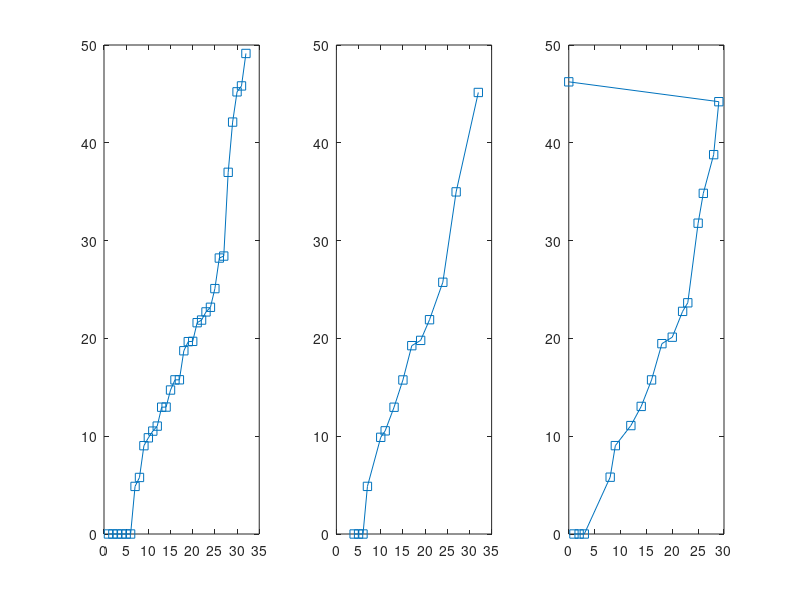

Source code (MATLAB):
%% SANDBOX
% Solutions from Complete model:

%                                              R E A L   E I G E N V A L U E S
%   MODE    EXTRACTION      EIGENVALUE            RADIANS             CYCLES            GENERALIZED         GENERALIZED
%    NO.       ORDER                                                                       MASS              STIFFNESS
sol_f = [
        1         1       -2.645234E-04        1.626418E-02        2.588524E-03        5.276874E-01       -1.395857E-04;
        2         2       -2.825425E-05        5.315473E-03        8.459837E-04        5.456105E+00       -1.541582E-04;
        3         3       -2.103864E-05        4.586790E-03        7.300103E-04        4.653615E+00       -9.790574E-05;
        4         4       -2.041382E-05        4.518165E-03        7.190883E-04        2.150020E+00       -4.389010E-05;
        5         5        4.846765E-08        2.201537E-04        3.503855E-05        1.943211E+00        9.418290E-08;
        6         6        4.496649E-06        2.120530E-03        3.374929E-04        6.149281E+00        2.765116E-05;
        7         7        9.349195E+02        3.057645E+01        4.866394E+00        1.670917E-01        1.562173E+02;
        8         8        1.319798E+03        3.632903E+01        5.781945E+00        3.267720E-01        4.312731E+02;
        9         9        3.219607E+03        5.674158E+01        9.030704E+00        3.257624E-01        1.048827E+03;
       10        10        3.819067E+03        6.179860E+01        9.835553E+00        1.648986E-01        6.297588E+02;
       11        11        4.370055E+03        6.610639E+01        1.052116E+01        2.998510E-01        1.310366E+03;
       12        12        4.805988E+03        6.932524E+01        1.103345E+01        3.829217E-01        1.840317E+03;
       13        13        6.637374E+03        8.147008E+01        1.296637E+01        2.010675E-01        1.334561E+03;
       14        14        6.650984E+03        8.155356E+01        1.297965E+01        2.085094E-01        1.386793E+03;
       15        15        8.556897E+03        9.250349E+01        1.472239E+01        1.684554E+00        1.441455E+04;
       16        16        9.804963E+03        9.902001E+01        1.575952E+01        7.642062E-02        7.493014E+02;
       17        17        9.815649E+03        9.907396E+01        1.576811E+01        7.468747E-02        7.331060E+02;
       18        18        1.386130E+04        1.177340E+02        1.873795E+01        3.293302E-01        4.564944E+03;
       19        19        1.527340E+04        1.235856E+02        1.966926E+01        4.365817E-02        6.668087E+02;
       20        20        1.531728E+04        1.237630E+02        1.969750E+01        4.238991E-02        6.492982E+02;
       21        21        1.843076E+04        1.357599E+02        2.160687E+01        2.570485E-01        4.737600E+03;
       22        22        1.889239E+04        1.374496E+02        2.187578E+01        1.071454E-01        2.024232E+03;
       23        23        2.035901E+04        1.426850E+02        2.270902E+01        1.196820E-01        2.436606E+03;
       24        24        2.121623E+04        1.456579E+02        2.318218E+01        1.179674E-01        2.502824E+03;
       25        25        2.485445E+04        1.576529E+02        2.509125E+01        1.150117E-01        2.858552E+03;
       26        26        3.143181E+04        1.772902E+02        2.821661E+01        2.173565E-01        6.831910E+03;
       27        27        3.188449E+04        1.785623E+02        2.841907E+01        5.824249E-01        1.857033E+04;
       28        28        5.399432E+04        2.323668E+02        3.698232E+01        1.115632E-01        6.023779E+03;
       29        29        7.003313E+04        2.646377E+02        4.211840E+01        6.851316E-01        4.798191E+04;
       30        30        8.069403E+04        2.840669E+02        4.521066E+01        8.138505E-01        6.567288E+04;
       31        31        8.286972E+04        2.878710E+02        4.581609E+01        8.928220E-01        7.398790E+04;
       32        32        9.531087E+04        3.087246E+02        4.913504E+01        1.831240E-01        1.745371E+04];

% From Symmetric model:

   %                                            R E A L   E I G E N V A L U E S
   % MODE    EXTRACTION      EIGENVALUE            RADIANS             CYCLES            GENERALIZED         GENERALIZED
   %  NO.       ORDER                                                                       MASS              STIFFNESS
sol_s = [   
        1         1       -4.822193E-05        6.944201E-03        1.105204E-03        3.443571E+00       -1.660556E-04;
        2         2       -1.305305E-05        3.612901E-03        5.750111E-04        3.777619E+00       -4.930947E-05;
        3         3       -2.813809E-06        1.677441E-03        2.669731E-04        9.078098E-01       -2.554403E-06;
        4         4        9.358926E+02        3.059236E+01        4.868926E+00        8.319331E-02        7.786001E+01;
        5         5        3.857844E+03        6.211155E+01        9.885360E+00        7.881841E-02        3.040691E+02;
        6         6        4.392440E+03        6.627549E+01        1.054807E+01        1.432616E-01        6.292678E+02;
        7         7        6.632692E+03        8.144134E+01        1.296179E+01        1.005257E-01        6.667560E+02;
        8         8        9.794206E+03        9.896568E+01        1.575088E+01        3.804240E-02        3.725951E+02;
        9         9        1.463990E+04        1.209955E+02        1.925703E+01        1.323352E-01        1.937375E+03;
       10        10        1.547416E+04        1.243952E+02        1.979811E+01        2.535035E-02        3.922753E+02;
       11        11        1.895421E+04        1.376743E+02        2.191154E+01        5.619708E-02        1.065171E+03;
       12        12        2.615474E+04        1.617243E+02        2.573922E+01        4.099306E-02        1.072163E+03;
       13        13        4.831093E+04        2.197975E+02        3.498186E+01        4.868906E-01        2.352214E+04;
       14        14        8.046614E+04        2.836655E+02        4.514677E+01        4.203071E-01        3.382049E+04];

% Solutions of Antysymmetric model:
   %                                            R E A L   E I G E N V A L U E S
   % MODE    EXTRACTION      EIGENVALUE            RADIANS             CYCLES            GENERALIZED         GENERALIZED
   %  NO.       ORDER                                                                       MASS              STIFFNESS
sol_a = [
        1         1       -4.591920E-05        6.776371E-03        1.078493E-03        2.732909E-01       -1.254930E-05;
        2         2       -9.897505E-06        3.146030E-03        5.007062E-04        8.038075E-01       -7.955689E-06;
        3         3       -2.611367E-06        1.615972E-03        2.571900E-04        2.824869E+00       -7.376769E-06;
        4         4        1.331761E+03        3.649329E+01        5.808088E+00        1.624202E-01        2.163048E+02;
        5         5        3.223830E+03        5.677878E+01        9.036623E+00        1.649836E-01        5.318790E+02;
        6         6        4.852273E+03        6.965826E+01        1.108646E+01        1.934665E-01        9.387520E+02;
        7         7        6.719181E+03        8.197061E+01        1.304603E+01        1.032211E-01        6.935615E+02;
        8         8        9.800460E+03        9.899727E+01        1.575591E+01        3.849827E-02        3.773008E+02;
        9         9        1.495286E+04        1.222819E+02        1.946177E+01        2.678227E-02        4.004715E+02;
       10        10        1.598747E+04        1.264416E+02        2.012380E+01        8.559531E-02        1.368452E+03;
       11        11        2.045712E+04        1.430284E+02        2.276368E+01        4.284404E-02        8.764658E+02;
       12        12        2.206573E+04        1.485454E+02        2.364173E+01        1.458254E-01        3.217745E+03;
       13        13        3.987387E+04        1.996844E+02        3.178076E+01        2.575864E-02        1.027097E+03;
       14        14        4.789784E+04        2.188557E+02        3.483197E+01        7.986964E-02        3.825583E+03;
       15        15        5.939636E+04        2.437137E+02        3.878824E+01        1.290114E-01        7.662810E+03;
       16        16        7.714004E+04        2.777410E+02        4.420385E+01        3.162964E-01        2.439912E+04;
       17        17        8.438793E+04        2.904960E+02        4.623388E+01        2.375129E-01        2.004322E+04];

%%
Nf = length(sol_f(:,1))% 32
Ns = length(sol_s(:,1))% 14
Na = length(sol_a(:,1))% 17

base_s = zeros(Ns,1);
base_a = zeros(Na,1);

s_idx = 1;
a_idx = 1;
for k=1:Nf
    freq_s = sol_s(s_idx,5);
    freq_a = sol_a(a_idx,5);
    if freq_s < freq_a
        base_s(s_idx) = k;
        if s_idx < Ns
            s_idx = s_idx + 1;
        end
    else 
        base_a(a_idx) = k;
        if a_idx < Na
            a_idx = a_idx + 1;
        end
    end
end
%%
figure(1)
subplot(1,3,1)
plot(sol_f(:,1),sol_f(:,5), '-s')
subplot(1,3,2)
plot(base_s(:,1),sol_s(:,5), '-s')
subplot(1,3,3)
plot(base_a(:,1),sol_a(:,5), '-s')
